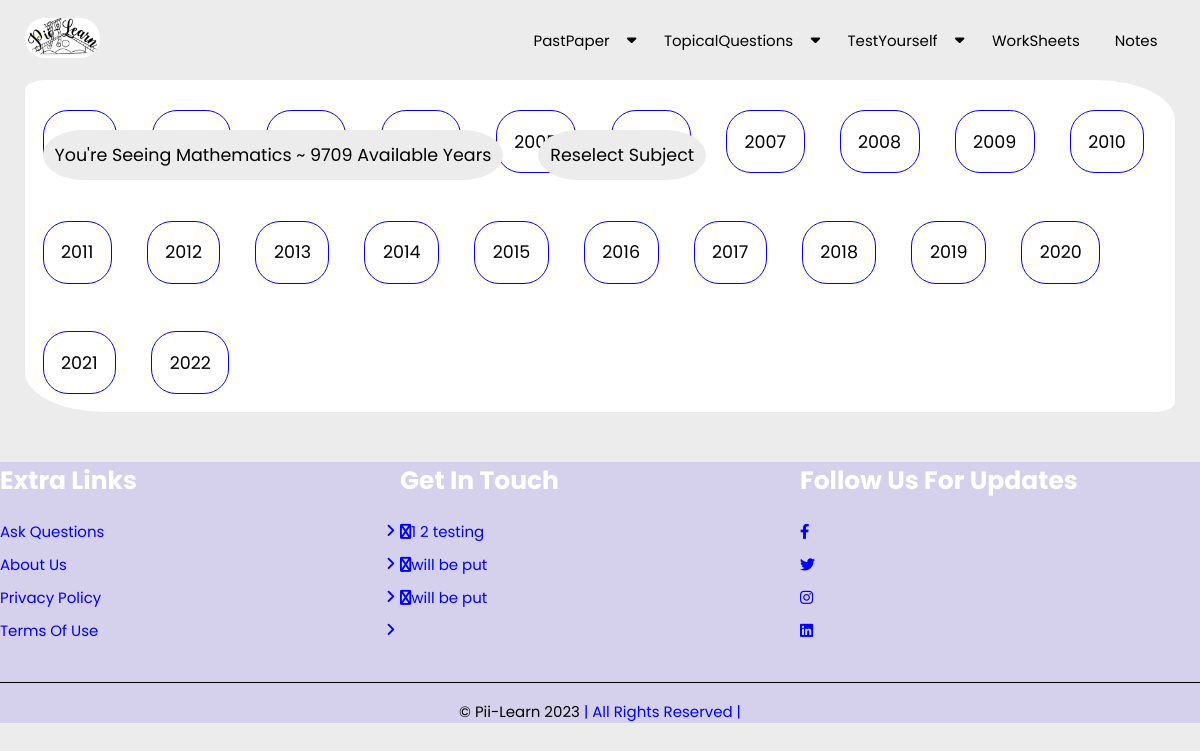
The page /pastpapers/Cambridge As and A levels/Mathematics ~ 9709 on the database its author committed.
### examsolution/models.py (models this page shows, shortened)
class website_pics(models.Model):
    website_logo = models.ImageField(null=True,upload_to='WesbitePics')

class Year(models.Model):
    year = models.IntegerField()

### examsolution/views.py (the view)
# urls.py: path('pastpapers/<exam_board>/<subject_selected>', views.year_past_papers, name='year_past_papers'),
def year_past_papers(request,exam_board,subject_selected):
    website_logo = website_pics.objects.get(id=1)
    years_available_list = Year.objects.all()
    context = {
        'years_available_list':years_available_list,
        'exam_board' : exam_board,
        'subject_selected':subject_selected,
        'website_logo':website_logo,
    }
    return render(request,'examsolution/year_past_papers.html',context)

### examsolution/templates/examsolution/year_past_papers.html (shortened to what this page needs)
{% extends 'examsolution/base.html' %}
{% load static %}
{% block content %}
<section class="topics">
{% if years_available_list %}
    <div class="panel_heading">
        <p>You're seeing {{subject_selected}} available years</p>
        <a href="{% url 'examsolution:subject_past_papers' exam_board %}">Reselect subject</a>
    </div>
    {% for year in years_available_list %}
        <a class="topic" href="{% url 'examsolution:view_past_paper' exam_board subject_selected year.year %}"> {{year.year}} </a>
    {% endfor %}
{% else %}
    <div class="panel_heading">
        <p>{{subject_selected}} past papers <strong>Coming Soon!</strong></p>
        <a href="{% url 'examsolution:subject_past_papers' exam_board %}">Reselect subject</a>
    </div>
{% endif %}
</section>
{% endblock content %}

### examsolution/templates/examsolution/base.html (shortened to what this page needs)
<!DOCTYPE html>
{% load static %}
<html lang="en">
<head>
    <link rel="stylesheet" href="https://cdnjs.cloudflare.com/ajax/libs/font-awesome/6.3.0/css/all.min.css" />
    <link rel="stylesheet" href="{% static 'examsolution/css/style.css' %}">
    <link rel="stylesheet" href="https://cdn.jsdelivr.net/npm/swiper@9/swiper-bundle.min.css"/>
</head>
<body>
    <section class="header">
        <nav class="menu_bar">
            <a class="logo" href=" {% url 'examsolution:home' %} "><img src="{% static website_logo.website_logo %}"  alt="" style="max-height:40px" id="website_logo"></a>
            <ul class="nav-menu">
                <li><a href=" {% url 'examsolution:past_papers' %}">PastPaper  <i class="fas fa-caret-down" id="drop-4"></i></a>
                </li>
                <li><a href=" {% url 'examsolution:topical_past_paper' %}">TopicalQuestions  <i class="fas fa-caret-down" id="drop-2"></i></a>
                </li>
                <li><a href=" {% url 'examsolution:test_yourself' %} ">TestYourself  <i class="fas fa-caret-down" id="drop-3"></i></a>
                </li>
                <li><a href=" {% url 'examsolution:worksheets' %} ">WorkSheets</a></li>
                <li><a href=" {% url 'examsolution:notes' %} ">Notes</a></li>
            </ul>
        </nav>
    </section>
    {% block content %}{% endblock content %}
    <section class="footer">
        <div class="box-container">
            <div class="box">
                <h3>extra links</h3>
                <a href="#"><i class="fas fa-angle-right"></i>ask questions</a>
                <a href="#"><i class="fas fa-angle-right"></i>about us</a>
                <a href="#"><i class="fas fa-angle-right"></i>privacy policy</a>
                <a href="#"><i class="fas fa-angle-right"></i>terms of use</a>
            </div>
            <div class="box">
                <h3>get in touch</h3>
                <a class="lower_case" href="#"><i class="fab fa-phone"></i>1 2 testing</a>
                <a class="lower_case" href="#"><i class="fab fa-envelope"></i>will be put</a>
                <a class="lower_case" href="#"><i class="fab fa-envelope"></i>will be put</a>
            </div>
            <div class="box">
                <h3>follow us for updates</h3>
                <a href="#"><i class="fab fa-facebook-f"></i></a>
                <a href="#"><i class="fab fa-twitter"></i></a>
                <a href="#"><i class="fab fa-instagram"></i></a>
                <a href="#"><i class="fab fa-linkedin"></i></a>
            </div>
        </div>
        <div class="copy_right"> &copy Pii-Learn 2023 <span>| all rights reserved |</span></div>
    </section>
</body>
</html>

### examsolution/static/examsolution/css/style.css (style rules this page uses)
:root { --main-color: #ececec; --black: #222; --white: #fff; --light--black: #777; --dark-bg: #eee; --border: .1rem solid var(--black); --box-shadow: 0 .5rem 1rem rgba(20, 16, 20, 1); --text-shadow: 0 1.5rem 3rem rgba(0,0,0,.3); }
* { font-family: 'Poppins', sans-serif; margin: 0; padding: 0; box-sizing: border-box; outline: none; border: none; text-decoration: none; text-transform: capitalize; }
html { font-size: 62.5%; overflow-x: hidden; background-color: var(--main-color); }
.header { top: 0; left: 0; right: 0; z-index: 1000; position:fixed; }
.menu_bar { background-color: var(--main-color); height: 80px; width: 100%; display: flex; align-items: center; justify-content: space-between; padding: 0 2.5rem; }
.menu_bar a img#website_logo { border-radius: 2rem; }
.menu_bar ul { list-style: none; display: flex; }
.menu_bar ul li { padding: 10px 10px; position: relative; }
.menu_bar ul li a { color: black; text-decoration: none; font-size: 1.5rem; background-color: white hidden; padding: .75rem; border-radius: 2.5rem hidden; transition: all 0.6s; }
.fas { float: right; margin-left: 10px; padding-top: 3px; }
.exam_boards, .subjects, .topics,.no_question_answer { overflow: auto; margin-top: 8rem; margin-bottom: 5rem; margin-left: 2.5rem; margin-right: 2.5rem; border-radius: 2rem 8rem 2rem 8rem / 1rem 4rem 1rem 4rem; -moz-border-radius:2rem 8rem 2rem 8rem / 1rem 4rem 1rem 4rem; -webkit-border-radius:2rem 8rem 2rem 8rem / 1rem 4rem 1rem 4rem; background-color: var(--white); padding-bottom: auto; }
.subjects .subject, .topics .topic { color: black; background-color: white; font-size: 1.75rem; border: solid blue 1px; margin: 1.75rem; margin-top: 3rem; padding: 1.75rem; border-radius: 2.5rem; float: left; }
.topics .panel_heading,.subjects .panel_heading,.no_question_answer .panel_heading { display: flex; justify-content: space-between; align-items: center; position: fixed; z-index:10; margin-top: 5rem; }
.subjects .panel_heading p,.subjects .panel_heading a,.topics .panel_heading p, .topics .panel_heading a,.no_question_answer .panel_heading a,.no_question_answer .panel_heading p { border-top-right-radius: 8rem 5rem; border-bottom-right-radius: 8rem 5rem; border-bottom-left-radius: 8rem 5rem; border-top-left-radius: 8rem 5rem; padding: 1.2rem; font-size: 1.75rem; color: black; background-color: var(--main-color); margin-left: 1.75rem; margin-right: 1.75rem; }
.footer { background-size: cover; background-position: center; background-attachment: fixed; background-color: rgba(63, 28, 221, 0.133); }
.footer .box-container { display: grid; grid-template-columns: repeat(auto-fit,minmax(25rem,1fr)); }
.footer .box-container .box h3 { color: var(--white); font-size: 2.5rem; padding-bottom: 2rem; }
.footer .box-container .box a { color: blue; font-size: 1.5rem; padding-bottom: 1rem; display: block; }
.footer .box-container .box a { color: blue; padding-right: .5rem; transition: 2s linear; }
.footer .box-container .box .lower_case { text-transform: lowercase; }
.footer .copy_right { text-align: center; padding-top: 1.75rem; margin-top: 3rem; border-top: .1rem solid black; font-size: 1.5rem; color: black; }
.footer .copy_right span { color: blue; }

### rows shown on the page
website_pics: website_logo (picture)
Year: year "2005"
Year: year "2007"
Year: year "2008"
Year: year "2009"
Year: year "2010"
Year: year "2011"
Year: year "2012"
Year: year "2013"
Year: year "2014"
Year: year "2015"
Year: year "2016"
Year: year "2017"
Year: year "2018"
Year: year "2019"
Year: year "2020"
Year: year "2021"
Year: year "2022"

### other values the page prints
{{ subject_selected }} "Mathematics ~ 9709"
